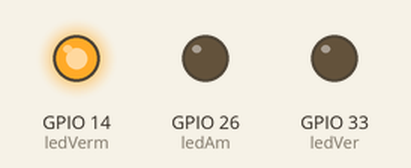
Recording of a sketch running on a simulated ESP32. On the bench: output pins drawn as LEDs (lit = HIGH).

Above: at 3.0 s.
At 9.0 s:
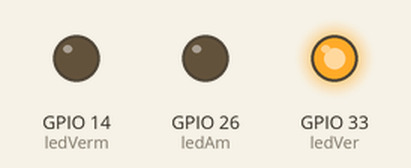
At 11.0 s:
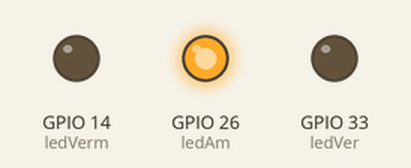
Timing chart, 0 to 15.6 s (numbered marks = the images above):
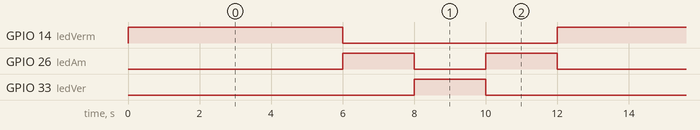

Measured:
- by itself, GPIO 14 (ledVerm): alternates HIGH for 6.0 s and LOW for 6.0 s
- by itself, GPIO 26 (ledAm): repeats every 12.0 s: LOW 2.0 s, HIGH 2.0 s, LOW 6.0 s, HIGH 2.0 s
- by itself, GPIO 33 (ledVer): alternates HIGH for 2.0 s and LOW for 10.0 s

The sketch:

semaforo_ponderada.ino
```cpp
// Definindo os pinos para os LEDs
#define ledVer 33
#define ledVerm 14
#define ledAm 26

void setup() {
  // Configurando os pinos dos LEDs como saída
  pinMode(ledVer, OUTPUT);
  pinMode(ledVerm, OUTPUT);
  pinMode(ledAm, OUTPUT);
}

void loop() {
  // Acende o LED vermelho por 6 segundos
  digitalWrite(ledVer, LOW);      // LED verde apagado
  digitalWrite(ledVerm, HIGH);    // LED vermelho aceso
  digitalWrite(ledAm, LOW);       // LED amarelo apagado
  delay(6000);                    // Aguarda 6 segundos

  // Acende o LED amarelo por 2 segundos
  digitalWrite(ledVer, LOW);      // LED verde apagado
  digitalWrite(ledVerm, LOW);     // LED vermelho apagado
  digitalWrite(ledAm, HIGH);      // LED amarelo aceso
  delay(2000);                    // Aguarda 2 segundos

  // Acende o LED verde por 2 segundos
  digitalWrite(ledVer, HIGH);     // LED verde aceso
  digitalWrite(ledVerm, LOW);     // LED vermelho apagado
  digitalWrite(ledAm, LOW);       // LED amarelo apagado
  delay(2000);                    // Aguarda 2 segundos

  // Acende o LED amarelo por mais 2 segundos
  digitalWrite(ledVer, LOW);      // LED verde apagado
  digitalWrite(ledVerm, LOW);     // LED vermelho apagado
  digitalWrite(ledAm, HIGH);      // LED amarelo aceso
  delay(2000);                    // Aguarda 2 segundos
}
```
